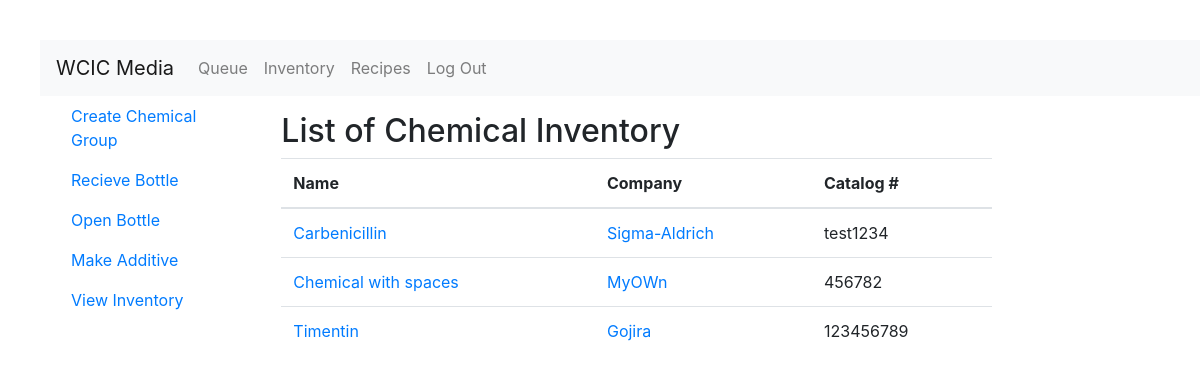
Screenshot of /inventory/ (signed in) with the database file from the repository.
### inventory/models.py (models this page shows, shortened)
class Chemical(models.Model):
    name = models.CharField(max_length=256)
    atomic_weight = models.DecimalField(max_digits=10,decimal_places=3)
    cas_number = models.CharField(max_length=25,unique=True)
    slug = models.SlugField(allow_unicode=True,unique=True)
    class Meta:
        ordering = ['name']
        unique_together = ('name','atomic_weight')

class Bottle(models.Model):
    chemical = models.ForeignKey(Chemical,on_delete=models.CASCADE)
    company = models.CharField(max_length=256)
    catalog_number = models.CharField(max_length=256)
    base_volume = models.DecimalField(default=0.0,max_digits=10,decimal_places=3)
    lot_number = models.CharField(max_length=256)
    price = models.DecimalField(max_digits=10,decimal_places=2)
    current_volume = models.DecimalField(default=0.0, max_digits=10,decimal_places=3)
    expiration = models.DateField(null=True,blank=True)
    recieved = models.DateField()
    recieved_by = models.ForeignKey(User,related_name='recieved_by_user',on_delete=models.CASCADE)
    date_opened = models.DateTimeField(null=True,blank=True)
    opened_by = models.ForeignKey(User,related_name='opened_by_user',blank=True,null=True, on_delete=models.CASCADE)
    date_discarded = models.DateTimeField(null=True,blank=True)
    discarded_by = models.ForeignKey(User,related_name='discarded_by_user',blank=True, null=True,on_delete=models.CASCADE)
    class Meta:
        ordering = ['chemical']

### inventory/views.py (the view)
# urls.py: path('',views.InventoryList.as_view(),name='inventoryhome'),
class InventoryList(LoginRequiredMixin,generic.ListView):
    model = models.Chemical

### inventory/templates/inventory/chemical_list.html
{% extends 'inventory/inventory_base.html' %}
{% block content %}
<h2>List of Chemical Inventory</h2>
  <table class='table table-hover'>
    <thead>
      <tr>
        <th>Name</th>
        <th>Company</th>
        <th>Catalog #</th>
      </tr>
    </thead>
    <tbody>
      {% for chemical in object_list %}
        {% for bottle in chemical.bottle_set.all  %}
          <tr>
              <td><a href="{% url 'inventory:chemicaldet' slug=chemical.slug %}">{{chemical.name}}</a></td>
              <td><a href="#">{{bottle.company}}</a></td>
              <td>{{bottle.catalog_number}}</td>
          </tr>
        {% endfor %}
      {% endfor %}
    </tbody>
  </table>
{% endblock %}

### static/wcicmedia/css/master.css (style rules this page uses)
html, body { margin-top: 20px; margin-left: 20px; }
* { text-decoration: none !important; }

### rows the page displays
Chemical: name "Carbenicillin"
Bottle: company "Sigma-Aldrich", catalog_number "test1234"
Chemical: name "Chemical with spaces"
Bottle: company "MyOWn", catalog_number "456782"
Chemical: name "Timentin"
Bottle: company "Gojira", catalog_number "123456789"
